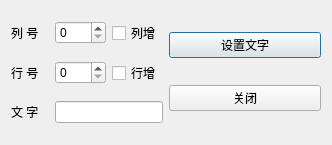
<?xml version="1.0" encoding="UTF-8"?>
<ui version="4.0">
 <class>TDialogLocate</class>
 <widget class="QDialog" name="TDialogLocate">
  <property name="geometry">
   <rect>
    <x>0</x>
    <y>0</y>
    <width>332</width>
    <height>145</height>
   </rect>
  </property>
  <property name="windowTitle">
   <string>Dialog</string>
  </property>
  <layout class="QHBoxLayout" name="horizontalLayout">
   <item>
    <layout class="QGridLayout" name="gridLayout">
     <item row="0" column="0">
      <widget class="QLabel" name="label_4">
       <property name="text">
        <string>列 号</string>
       </property>
      </widget>
     </item>
     <item row="0" column="1">
      <widget class="QSpinBox" name="spinBox_column"/>
     </item>
     <item row="0" column="2">
      <widget class="QCheckBox" name="checkBox_columnUp">
       <property name="text">
        <string>列增</string>
       </property>
      </widget>
     </item>
     <item row="1" column="0">
      <widget class="QLabel" name="label_2">
       <property name="text">
        <string>行 号</string>
       </property>
      </widget>
     </item>
     <item row="1" column="1">
      <widget class="QSpinBox" name="spinBox_row"/>
     </item>
     <item row="1" column="2">
      <widget class="QCheckBox" name="checkBox_rowUp">
       <property name="text">
        <string>行增</string>
       </property>
      </widget>
     </item>
     <item row="2" column="0">
      <widget class="QLabel" name="label_3">
       <property name="text">
        <string>文 字</string>
       </property>
      </widget>
     </item>
     <item row="2" column="1" colspan="2">
      <widget class="QLineEdit" name="lineEdit"/>
     </item>
    </layout>
   </item>
   <item>
    <layout class="QVBoxLayout" name="verticalLayout">
     <item>
      <widget class="QPushButton" name="pushButton_setWords">
       <property name="text">
        <string>设置文字</string>
       </property>
      </widget>
     </item>
     <item>
      <widget class="QPushButton" name="pushButton_quit">
       <property name="text">
        <string>关闭</string>
       </property>
      </widget>
     </item>
    </layout>
   </item>
  </layout>
 </widget>
 <resources/>
 <connections>
  <connection>
   <sender>pushButton_quit</sender>
   <signal>clicked()</signal>
   <receiver>TDialogLocate</receiver>
   <slot>close()</slot>
   <hints>
    <hint type="sourcelabel">
     <x>273</x>
     <y>98</y>
    </hint>
    <hint type="destinationlabel">
     <x>165</x>
     <y>72</y>
    </hint>
   </hints>
  </connection>
 </connections>
</ui>
